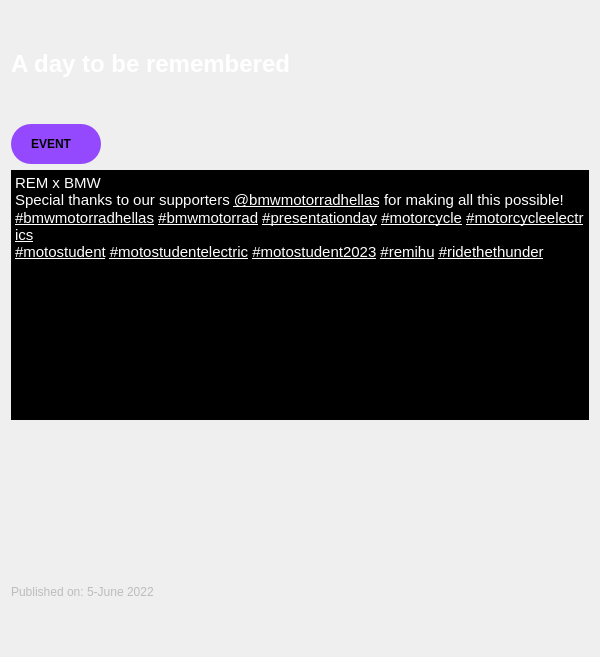
             <widget class="QFrame" name="adaymainframe">
              <property name="minimumSize">
               <size>
                <width>600</width>
                <height>657</height>
               </size>
              </property>
              <property name="maximumSize">
               <size>
                <width>600</width>
                <height>16777215</height>
               </size>
              </property>
              <property name="frameShape">
               <enum>QFrame::NoFrame</enum>
              </property>
              <property name="frameShadow">
               <enum>QFrame::Raised</enum>
              </property>
              <layout class="QGridLayout" name="gridLayout_13">
               <item row="5" column="0">
                <widget class="QLabel" name="publishedlabel_2">
                 <property name="styleSheet">
                  <string notr="true"/>
                 </property>
                 <property name="text">
                  <string>&lt;html&gt;&lt;head/&gt;&lt;body&gt;&lt;p&gt;&lt;span style=&quot; color:#bcbcbc;&quot;&gt;Published on: 5-June 2022&lt;/span&gt;&lt;/p&gt;&lt;/body&gt;&lt;/html&gt;</string>
                 </property>
                </widget>
               </item>
               <item row="1" column="0">
                <widget class="QFrame" name="eventframe_2">
                 <property name="minimumSize">
                  <size>
                   <width>90</width>
                   <height>40</height>
                  </size>
                 </property>
                 <property name="maximumSize">
                  <size>
                   <width>80</width>
                   <height>40</height>
                  </size>
                 </property>
                 <property name="styleSheet">
                  <string notr="true">background-color:rgb(149, 73, 255);
border-radius:20px</string>
                 </property>
                 <property name="frameShape">
                  <enum>QFrame::StyledPanel</enum>
                 </property>
                 <property name="frameShadow">
                  <enum>QFrame::Raised</enum>
                 </property>
                 <widget class="QLabel" name="eventlabel_2">
                  <property name="geometry">
                   <rect>
                    <x>20</x>
                    <y>10</y>
                    <width>51</width>
                    <height>20</height>
                   </rect>
                  </property>
                  <property name="styleSheet">
                   <string notr="true">color:black;</string>
                  </property>
                  <property name="text">
                   <string>&lt;html&gt;&lt;head/&gt;&lt;body&gt;&lt;p&gt;&lt;span style=&quot; font-weight:700;&quot;&gt;EVENT&lt;/span&gt;&lt;/p&gt;&lt;/body&gt;&lt;/html&gt;</string>
                  </property>
                 </widget>
                </widget>
               </item>
               <item row="4" column="0">
                <widget class="QLabel" name="adayphoto">
                 <property name="maximumSize">
                  <size>
                   <width>600</width>
                   <height>400</height>
                  </size>
                 </property>
                 <property name="text">
                  <string/>
                 </property>
                 <property name="pixmap">
                  <pixmap>:/Pictures/XAL_1628_1.png</pixmap>
                 </property>
                 <property name="scaledContents">
                  <bool>true</bool>
                 </property>
                </widget>
               </item>
               <item row="2" column="0">
                <widget class="QTextBrowser" name="adaytext">
                 <property name="maximumSize">
                  <size>
                   <width>600</width>
                   <height>250</height>
                  </size>
                 </property>
                 <property name="styleSheet">
                  <string notr="true">background:null;
color:white;</string>
                 </property>
                 <property name="frameShape">
                  <enum>QFrame::NoFrame</enum>
                 </property>
                 <property name="verticalScrollBarPolicy">
                  <enum>Qt::ScrollBarAlwaysOff</enum>
                 </property>
                 <property name="horizontalScrollBarPolicy">
                  <enum>Qt::ScrollBarAlwaysOff</enum>
                 </property>
                 <property name="html">
                  <string>&lt;!DOCTYPE HTML PUBLIC &quot;-//W3C//DTD HTML 4.0//EN&quot; &quot;http://www.w3.org/TR/REC-html40/strict.dtd&quot;&gt;
&lt;html&gt;&lt;head&gt;&lt;meta name=&quot;qrichtext&quot; content=&quot;1&quot; /&gt;&lt;meta charset=&quot;utf-8&quot; /&gt;&lt;style type=&quot;text/css&quot;&gt;
p, li { white-space: pre-wrap; }
hr { height: 1px; border-width: 0; }
li.unchecked::marker { content: &quot;\2610&quot;; }
li.checked::marker { content: &quot;\2612&quot;; }
&lt;/style&gt;&lt;/head&gt;&lt;body style=&quot; font-family:'Segoe UI'; font-size:9pt; font-weight:400; font-style:normal;&quot;&gt;
&lt;p style=&quot; margin-top:0px; margin-bottom:0px; margin-left:0px; margin-right:0px; -qt-block-indent:0; text-indent:0px;&quot;&gt;&lt;span style=&quot; font-size:11pt;&quot;&gt;REM x BMW&lt;br /&gt;Special thanks to our supporters &lt;/span&gt;&lt;a href=&quot;https://www.instagram.com/bmwmotorradhellas/&quot;&gt;&lt;span style=&quot; font-size:11pt; text-decoration: underline; color:#ffffff; background-color:transparent;&quot;&gt;@bmwmotorradhellas&lt;/span&gt;&lt;/a&gt;&lt;span style=&quot; font-size:11pt;&quot;&gt; for making all this possible!&lt;/span&gt;&lt;/p&gt;
&lt;p style=&quot; margin-top:0px; margin-bottom:0px; margin-left:0px; margin-right:0px; -qt-block-indent:0; text-indent:0px;&quot;&gt;&lt;a href=&quot;https://www.instagram.com/explore/tags/bmwmotorradhellas/&quot;&gt;&lt;span style=&quot; font-size:11pt; text-decoration: underline; color:#ffffff; background-color:transparent;&quot;&gt;#bmwmotorradhellas&lt;/span&gt;&lt;/a&gt;&lt;span style=&quot; font-size:11pt; color:#ffffff;&quot;&gt; &lt;/span&gt;&lt;a href=&quot;https://www.instagram.com/explore/tags/bmwmotorrad/&quot;&gt;&lt;span style=&quot; font-size:11pt; text-decoration: underline; color:#ffffff; background-color:transparent;&quot;&gt;#bmwmotorrad&lt;/span&gt;&lt;/a&gt;&lt;span style=&quot; font-size:11pt; color:#ffffff;&quot;&gt; &lt;/span&gt;&lt;a href=&quot;https://www.instagram.com/explore/tags/presentationday/&quot;&gt;&lt;span style=&quot; font-size:11pt; text-decoration: underline; color:#ffffff; background-color:transparent;&quot;&gt;#presentationday&lt;/span&gt;&lt;/a&gt;&lt;span style=&quot; font-size:11pt; color:#ffffff;&quot;&gt; &lt;/span&gt;&lt;a href=&quot;https://www.instagram.com/explore/tags/motorcycle/&quot;&gt;&lt;span style=&quot; font-size:11pt; text-decoration: underline; color:#ffffff; background-color:transparent;&quot;&gt;#motorcycle&lt;/span&gt;&lt;/a&gt;&lt;span style=&quot; font-size:11pt; color:#ffffff;&quot;&gt; &lt;/span&gt;&lt;a href=&quot;https://www.instagram.com/explore/tags/motorcycleelectrics/&quot;&gt;&lt;span style=&quot; font-size:11pt; text-decoration: underline; color:#ffffff; background-color:transparent;&quot;&gt;#motorcycleelectrics&lt;/span&gt;&lt;/a&gt;&lt;span style=&quot; font-size:11pt; color:#ffffff;&quot;&gt;&lt;br /&gt;&lt;/span&gt;&lt;a href=&quot;https://www.instagram.com/explore/tags/motostudent/&quot;&gt;&lt;span style=&quot; font-size:11pt; text-decoration: underline; color:#ffffff; background-color:transparent;&quot;&gt;#motostudent&lt;/span&gt;&lt;/a&gt;&lt;span style=&quot; font-size:11pt; color:#ffffff;&quot;&gt; &lt;/span&gt;&lt;a href=&quot;https://www.instagram.com/explore/tags/motostudentelectric/&quot;&gt;&lt;span style=&quot; font-size:11pt; text-decoration: underline; color:#ffffff; background-color:transparent;&quot;&gt;#motostudentelectric&lt;/span&gt;&lt;/a&gt;&lt;span style=&quot; font-size:11pt; color:#ffffff;&quot;&gt; &lt;/span&gt;&lt;a href=&quot;https://www.instagram.com/explore/tags/motostudent2023/&quot;&gt;&lt;span style=&quot; font-size:11pt; text-decoration: underline; color:#ffffff; background-color:transparent;&quot;&gt;#motostudent2023&lt;/span&gt;&lt;/a&gt;&lt;span style=&quot; font-size:11pt; color:#ffffff;&quot;&gt; &lt;/span&gt;&lt;a href=&quot;https://www.instagram.com/explore/tags/remihu/&quot;&gt;&lt;span style=&quot; font-size:11pt; text-decoration: underline; color:#ffffff; background-color:transparent;&quot;&gt;#remihu&lt;/span&gt;&lt;/a&gt;&lt;span style=&quot; font-size:11pt; color:#ffffff;&quot;&gt; &lt;/span&gt;&lt;a href=&quot;https://www.instagram.com/explore/tags/ridethethunder/&quot;&gt;&lt;span style=&quot; font-size:11pt; text-decoration: underline; color:#ffffff; background-color:transparent;&quot;&gt;#ridethethunder&lt;/span&gt;&lt;/a&gt;&lt;/p&gt;&lt;/body&gt;&lt;/html&gt;</string>
                 </property>
                </widget>
               </item>
               <item row="0" column="0">
                <widget class="QLabel" name="adaytitle">
                 <property name="styleSheet">
                  <string notr="true">color:white;</string>
                 </property>
                 <property name="text">
                  <string>&lt;html&gt;&lt;head/&gt;&lt;body&gt;&lt;p&gt;&lt;span style=&quot; font-size:18pt; font-weight:700;&quot;&gt;A day to be remembered&lt;/span&gt;&lt;/p&gt;&lt;/body&gt;&lt;/html&gt;</string>
                 </property>
                </widget>
               </item>
              </layout>
             </widget>
